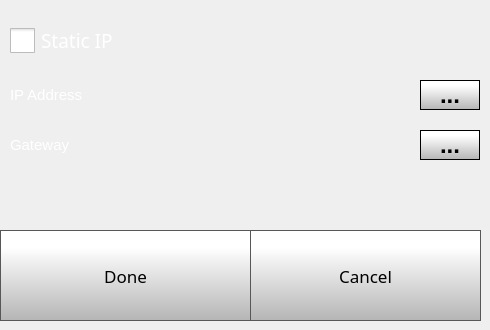
    <widget class="QWidget" name="ethSettingsPage">
     <widget class="QPushButton" name="ethSettingsDoneButton">
      <property name="geometry">
       <rect>
        <x>0</x>
        <y>230</y>
        <width>251</width>
        <height>91</height>
       </rect>
      </property>
      <property name="font">
       <font>
        <family>Gotham</family>
        <pointsize>13</pointsize>
       </font>
      </property>
      <property name="contextMenuPolicy">
       <enum>Qt::NoContextMenu</enum>
      </property>
      <property name="styleSheet">
       <string notr="true">QPushButton {
     border: 1px solid rgb(87, 87, 87);
	background-color: qlineargradient(spread:pad, x1:0, y1:1, x2:0, y2:0.188, stop:0 rgba(180, 180, 180, 255), stop:1 rgba(255, 255, 255, 255));


}

QPushButton:pressed {
    background-color: qlineargradient(x1: 0, y1: 0, x2: 0, y2: 1,
                                      stop: 0 #dadbde, stop: 1 #f6f7fa);
}

QPushButton:flat {
    border: none; /* no border for a flat push button */
}

QPushButton:default {
    border-color: navy; /* make the default button prominent */
}

QPushButton:focus {
	outline: none;
}</string>
      </property>
      <property name="text">
       <string>Done</string>
      </property>
      <property name="iconSize">
       <size>
        <width>40</width>
        <height>40</height>
       </size>
      </property>
     </widget>
     <widget class="QPushButton" name="ethSettingsCancelButton">
      <property name="geometry">
       <rect>
        <x>250</x>
        <y>230</y>
        <width>231</width>
        <height>91</height>
       </rect>
      </property>
      <property name="font">
       <font>
        <family>Gotham</family>
        <pointsize>13</pointsize>
       </font>
      </property>
      <property name="contextMenuPolicy">
       <enum>Qt::NoContextMenu</enum>
      </property>
      <property name="styleSheet">
       <string notr="true">QPushButton {
     border: 1px solid rgb(87, 87, 87);
	background-color: qlineargradient(spread:pad, x1:0, y1:1, x2:0, y2:0.188, stop:0 rgba(180, 180, 180, 255), stop:1 rgba(255, 255, 255, 255));


}

QPushButton:pressed {
    background-color: qlineargradient(x1: 0, y1: 0, x2: 0, y2: 1,
                                      stop: 0 #dadbde, stop: 1 #f6f7fa);
}

QPushButton:flat {
    border: none; /* no border for a flat push button */
}

QPushButton:default {
    border-color: navy; /* make the default button prominent */
}

QPushButton:focus {
	outline: none;
}</string>
      </property>
      <property name="text">
       <string>Cancel</string>
      </property>
      <property name="iconSize">
       <size>
        <width>40</width>
        <height>40</height>
       </size>
      </property>
     </widget>
     <widget class="QCheckBox" name="ethStaticCheckBox">
      <property name="geometry">
       <rect>
        <x>10</x>
        <y>20</y>
        <width>161</width>
        <height>41</height>
       </rect>
      </property>
      <property name="font">
       <font>
        <family>Gotham</family>
        <pointsize>14</pointsize>
       </font>
      </property>
      <property name="contextMenuPolicy">
       <enum>Qt::NoContextMenu</enum>
      </property>
      <property name="styleSheet">
       <string notr="true">QCheckBox {
	color: rgb(255, 255, 255);
}

QCheckBox::indicator {
    width: 25px;
    height: 25px;
}

QCheckBox::indicator:checked {
    image: url(./templates/img/check-box.png);
}
QCheckBox::indicator:unchecked {
    image: url(./templates/img/blank-check-box.png);
}



</string>
      </property>
      <property name="text">
       <string>Static IP</string>
      </property>
      <property name="iconSize">
       <size>
        <width>40</width>
        <height>40</height>
       </size>
      </property>
      <property name="checked">
       <bool>false</bool>
      </property>
     </widget>
     <widget class="QWidget" name="ethStaticSettings" native="true">
      <property name="enabled">
       <bool>true</bool>
      </property>
      <property name="geometry">
       <rect>
        <x>0</x>
        <y>70</y>
        <width>481</width>
        <height>151</height>
       </rect>
      </property>
      <property name="contextMenuPolicy">
       <enum>Qt::NoContextMenu</enum>
      </property>
      <widget class="QLabel" name="ethStaticIpLabel">
       <property name="geometry">
        <rect>
         <x>10</x>
         <y>10</y>
         <width>110</width>
         <height>30</height>
        </rect>
       </property>
       <property name="font">
        <font>
         <family>MS Shell Dlg 2</family>
         <pointsize>11</pointsize>
         <weight>50</weight>
         <bold>false</bold>
        </font>
       </property>
       <property name="contextMenuPolicy">
        <enum>Qt::NoContextMenu</enum>
       </property>
       <property name="styleSheet">
        <string notr="true">color: rgb(255, 255, 255);</string>
       </property>
       <property name="text">
        <string>IP Address</string>
       </property>
      </widget>
      <widget class="QLabel" name="ethStaticGatewayLabel">
       <property name="geometry">
        <rect>
         <x>10</x>
         <y>60</y>
         <width>110</width>
         <height>30</height>
        </rect>
       </property>
       <property name="font">
        <font>
         <family>MS Shell Dlg 2</family>
         <pointsize>11</pointsize>
         <weight>50</weight>
         <bold>false</bold>
        </font>
       </property>
       <property name="contextMenuPolicy">
        <enum>Qt::NoContextMenu</enum>
       </property>
       <property name="styleSheet">
        <string notr="true">color: rgb(255, 255, 255);</string>
       </property>
       <property name="text">
        <string>Gateway</string>
       </property>
      </widget>
      <widget class="QPushButton" name="ethStaticGatewayKeyboardButton">
       <property name="geometry">
        <rect>
         <x>420</x>
         <y>60</y>
         <width>60</width>
         <height>30</height>
        </rect>
       </property>
       <property name="font">
        <font>
         <family>MS Shell Dlg 2</family>
         <pointsize>18</pointsize>
         <weight>75</weight>
         <bold>true</bold>
        </font>
       </property>
       <property name="contextMenuPolicy">
        <enum>Qt::NoContextMenu</enum>
       </property>
       <property name="styleSheet">
        <string notr="true">QPushButton {
     border: 1px solid rgb(0, 0, 0);
	background-color: qlineargradient(spread:pad, x1:0, y1:1, x2:0, y2:0.188, stop:0 rgba(180, 180, 180, 255), stop:1 rgba(255, 255, 255, 255));


}

QPushButton:pressed {
    background-color: qlineargradient(x1: 0, y1: 0, x2: 0, y2: 1,
                                      stop: 0 #dadbde, stop: 1 #f6f7fa);
}

QPushButton:flat {
    border: none; /* no border for a flat push button */
}

QPushButton:default {
    border-color: navy; /* make the default button prominent */
}

QPushButton:focus {
	outline: none;
}</string>
       </property>
       <property name="text">
        <string>...</string>
       </property>
       <property name="iconSize">
        <size>
         <width>40</width>
         <height>40</height>
        </size>
       </property>
      </widget>
      <widget class="QPushButton" name="ethStaticIpKeyboardButton">
       <property name="enabled">
        <bool>true</bool>
       </property>
       <property name="geometry">
        <rect>
         <x>420</x>
         <y>10</y>
         <width>60</width>
         <height>30</height>
        </rect>
       </property>
       <property name="font">
        <font>
         <family>MS Shell Dlg 2</family>
         <pointsize>18</pointsize>
         <weight>75</weight>
         <bold>true</bold>
        </font>
       </property>
       <property name="contextMenuPolicy">
        <enum>Qt::NoContextMenu</enum>
       </property>
       <property name="autoFillBackground">
        <bool>false</bool>
       </property>
       <property name="styleSheet">
        <string notr="true">QPushButton {
     border: 1px solid rgb(0, 0, 0);
	background-color: qlineargradient(spread:pad, x1:0, y1:1, x2:0, y2:0.188, stop:0 rgba(180, 180, 180, 255), stop:1 rgba(255, 255, 255, 255));


}

QPushButton:pressed {
    background-color: qlineargradient(x1: 0, y1: 0, x2: 0, y2: 1,
                                      stop: 0 #dadbde, stop: 1 #f6f7fa);
}

QPushButton:flat {
    border: none; /* no border for a flat push button */
}

QPushButton:default {
    border-color: navy; /* make the default button prominent */
}

QPushButton:focus {
	outline: none;
}</string>
       </property>
       <property name="text">
        <string>...</string>
       </property>
       <property name="iconSize">
        <size>
         <width>40</width>
         <height>40</height>
        </size>
       </property>
      </widget>
     </widget>
    </widget>
